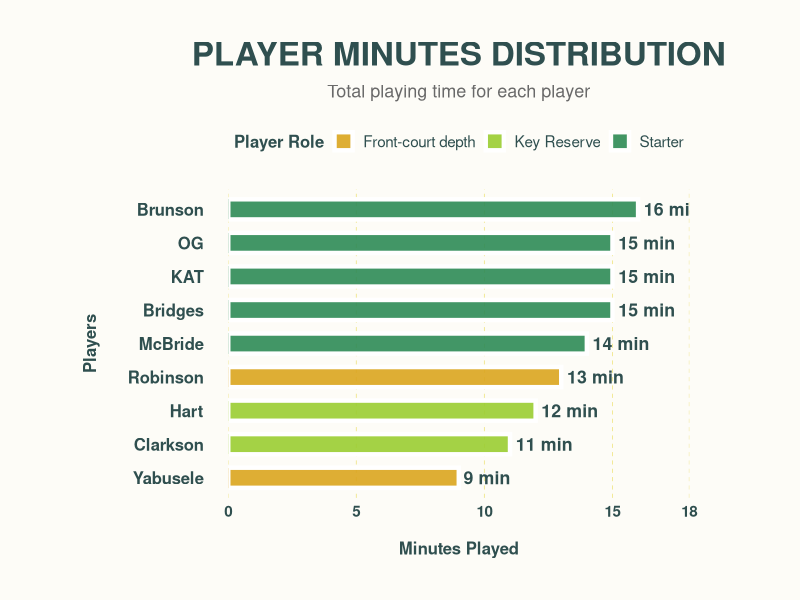
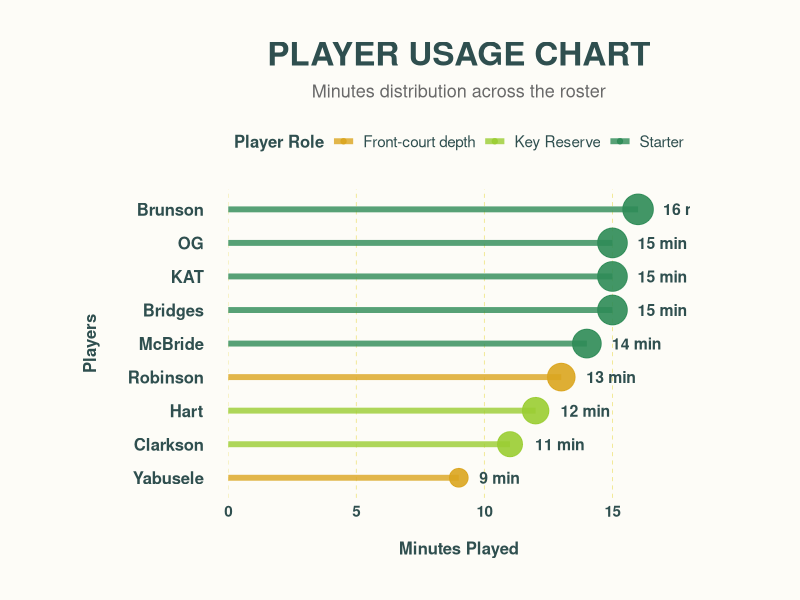

Generate these figures, in order, with R:
# Player Minutes Chart + Lollipop chart

# libraries
library(ggplot2)
library(dplyr)
library(forcats)

# Player Minutes Data
player_minutes <- data.frame(
  player = c("Brunson", "McBride", "Bridges", "OG", "KAT", "Hart", "Clarkson", "Robinson", "Yabusele"),
  minutes = c(16, 14, 15, 15, 15, 12, 11, 13, 9),
  # Add role categories based on minutes
  role = c(
    rep("Starter", 5),  
    rep("Key Reserve", 2),
    rep("Front-court depth", 2)
  )
)

# Horizontal bar chart
minutes_chart <- ggplot(player_minutes, aes(x = minutes, y = fct_reorder(player, minutes), fill = role)) +
  geom_col(width = 0.6, alpha = 0.9, color = "white", size = 1.5) +
  
  # Add minute labels on bars
  geom_text(aes(label = paste0(minutes, " min")), 
            hjust = -0.1, 
            color = "#2F4F4F", 
            size = 4.5, 
            fontface = "bold") +
  
  scale_fill_manual(
    values = c(
      "Starter" = "#2E8B57",        # Dark sea green
      "Key Reserve" = "#9ACD32",    # Yellow green
      "Front-court depth" = "#DAA520"     # Golden rod
    ),
    name = "Player Role"
  ) +
  
  scale_x_continuous(
    limits = c(0, 18),
    breaks = c(0, 5, 10, 15, 18),
    expand = c(0, 0)
  ) +
  
  labs(
    title = "PLAYER MINUTES DISTRIBUTION",
    subtitle = "Total playing time for each player",
    x = "Minutes Played",
    y = "Players"
  ) +
  
  theme_minimal() +
  theme(
    # Cream background
    plot.background = element_rect(fill = "#FDFCF7", color = NA),
    panel.background = element_rect(fill = "#FDFCF7", color = NA),
    panel.grid.major.y = element_blank(),
    panel.grid.minor = element_blank(),
    panel.grid.major.x = element_line(color = "#F0E68C", size = 0.3, linetype = "dashed"),
    
    # Title styling
    plot.title = element_text(
      size = 24, 
      face = "bold", 
      hjust = 0.5, 
      color = "#2F4F4F",
      margin = margin(b = 8)
    ),
    plot.subtitle = element_text(
      size = 13, 
      hjust = 0.5, 
      color = "#696969",
      margin = margin(b = 20)
    ),
    
    # Y-axis (player names)
    axis.text.y = element_text(
      size = 12, 
      face = "bold", 
      color = "#2F4F4F",
      hjust = 1,
      margin = margin(r = 15)
    ),
    axis.title.y = element_text(
      size = 12,
      face = "bold",
      color = "#2F4F4F",
      margin = margin(r = 20)
    ),
    
    # X-axis styling
    axis.text.x = element_text(
      size = 11, 
      color = "#2F4F4F",
      face = "bold"
    ),
    axis.title.x = element_text(
      size = 12,
      face = "bold",
      color = "#2F4F4F",
      margin = margin(t = 15)
    ),
    
    # Legend styling
    legend.position = "top",
    legend.title = element_text(
      size = 12,
      face = "bold",
      color = "#2F4F4F"
    ),
    legend.text = element_text(
      size = 11,
      color = "#2F4F4F"
    ),
    legend.background = element_rect(fill = "#FDFCF7", color = NA),
    legend.margin = margin(b = 15),
    
    # Margins
    plot.margin = margin(30, 80, 30, 60)
  )

print(minutes_chart)

# Lollipop chart

lollipop_chart <- ggplot(player_minutes, aes(x = minutes, y = fct_reorder(player, minutes))) +
  
  # Add segments (sticks)
  geom_segment(aes(x = 0, xend = minutes, y = player, yend = player, color = role), 
               size = 2, alpha = 0.8) +
  
  # Add points (lollipops)
  geom_point(aes(color = role, size = minutes), alpha = 0.9) +
  
  # Add minute labels
  geom_text(aes(label = paste0(minutes, " min")), 
            hjust = -0.5, 
            color = "#2F4F4F", 
            size = 4, 
            fontface = "bold") +
  
  scale_color_manual(
    values = c(
      "Starter" = "#2E8B57",
      "Key Reserve" = "#9ACD32",
      "Front-court depth" = "#DAA520"
    ),
    name = "Player Role"
  ) +
  
  scale_size_continuous(range = c(6, 10), guide = "none") +
  
  scale_x_continuous(
    limits = c(0, 18),
    breaks = c(0, 5, 10, 15),
    expand = c(0, 0)
  ) +
  
  labs(
    title = "PLAYER USAGE CHART",
    subtitle = "Minutes distribution across the roster",
    x = "Minutes Played",
    y = "Players"
  ) +
  
  theme_minimal() +
  theme(
    # cream styling
    plot.background = element_rect(fill = "#FDFCF7", color = NA),
    panel.background = element_rect(fill = "#FDFCF7", color = NA),
    panel.grid.major.y = element_blank(),
    panel.grid.minor = element_blank(),
    panel.grid.major.x = element_line(color = "#F0E68C", size = 0.3, linetype = "dashed"),
    
    plot.title = element_text(
      size = 24, 
      face = "bold", 
      hjust = 0.5, 
      color = "#2F4F4F",
      margin = margin(b = 8)
    ),
    plot.subtitle = element_text(
      size = 13, 
      hjust = 0.5, 
      color = "#696969",
      margin = margin(b = 20)
    ),
    
    axis.text.y = element_text(
      size = 12, 
      face = "bold", 
      color = "#2F4F4F",
      hjust = 1,
      margin = margin(r = 15)
    ),
    axis.title.y = element_text(
      size = 12,
      face = "bold",
      color = "#2F4F4F",
      margin = margin(r = 20)
    ),
    
    axis.text.x = element_text(
      size = 11, 
      color = "#2F4F4F",
      face = "bold"
    ),
    axis.title.x = element_text(
      size = 12,
      face = "bold",
      color = "#2F4F4F",
      margin = margin(t = 15)
    ),
    
    legend.position = "top",
    legend.title = element_text(size = 12, face = "bold", color = "#2F4F4F"),
    legend.text = element_text(size = 11, color = "#2F4F4F"),
    legend.background = element_rect(fill = "#FDFCF7", color = NA),
    legend.margin = margin(b = 15),
    
    plot.margin = margin(30, 80, 30, 60)
  )

print(lollipop_chart)

# Summary stats table
summary_stats <- player_minutes %>%
  group_by(role) %>%
  summarise(
    players = n(),
    total_minutes = sum(minutes),
    avg_minutes = round(mean(minutes), 1),
    .groups = "drop"
  )

print("Summary Statistics:")
print(summary_stats)